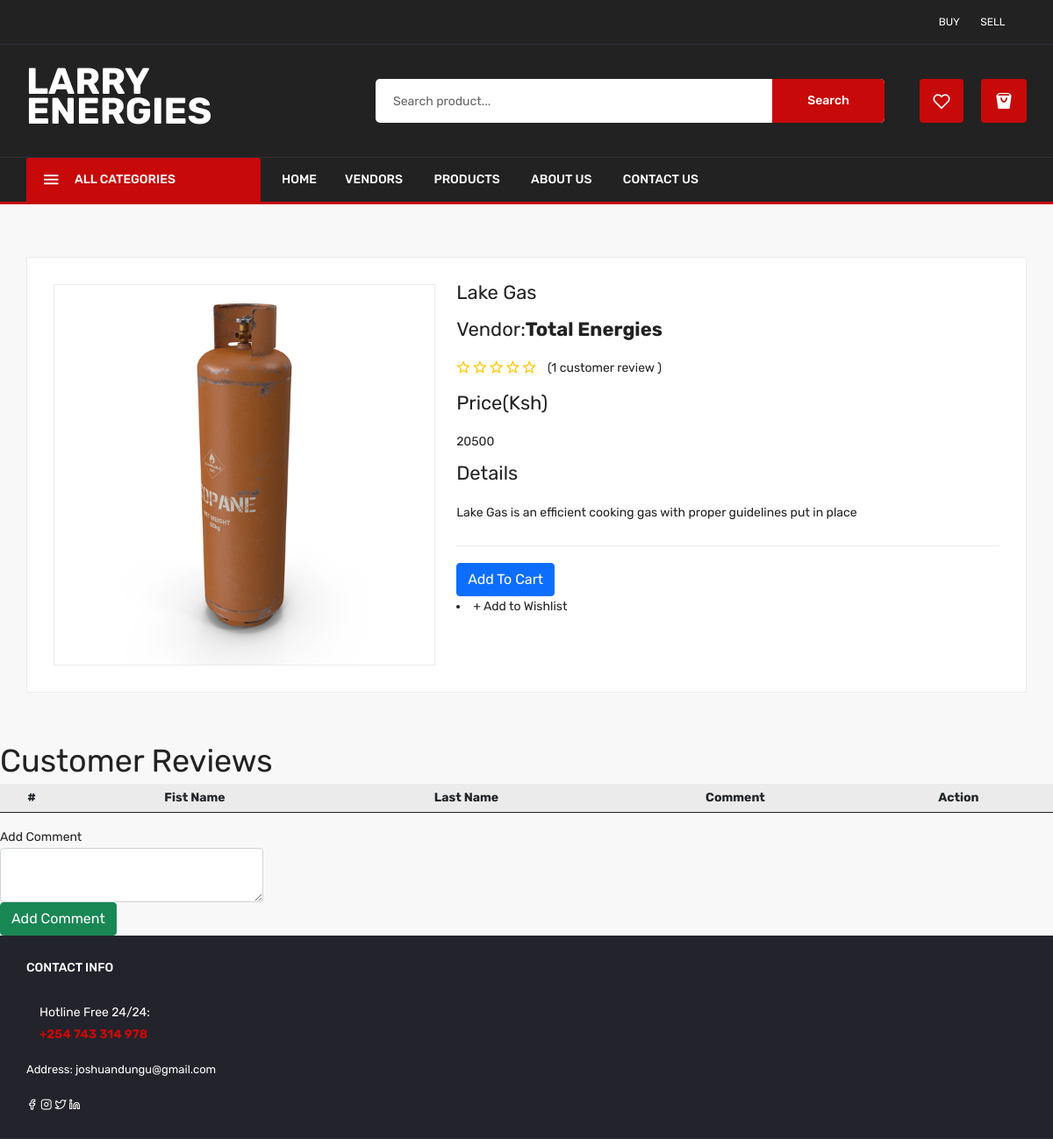
Screenshot of /product_details_v.php?idp01=1859783 with the database file from the repository.
### tables this page shows
CREATE TABLE `products` (
  `product_id` int(100) NOT NULL,
  `vendor_id` int(100) NOT NULL,
  `vendor_name` varchar(200) NOT NULL,
  `product_cat` varchar(100) NOT NULL,
  `product_brand` varchar(100) NOT NULL,
  `product_title` varchar(255) NOT NULL,
  `product_price` int(100) NOT NULL,
  `product_qty` int(11) NOT NULL,
  `product_desc` text NOT NULL,
  `product_image` text NOT NULL,
  `product_keywords` text NOT NULL,
  `gas_weight` text NOT NULL,
  `status` int(10) NOT NULL,
  `date_created` datetime NOT NULL DEFAULT '0000-00-00 00:00:00' ON UPDATE current_timestamp()
);

### product_details_v.php (the view, shortened to what this page needs)
<!doctype html>
<html class="no-js" lang="en">
<?php include 'includes/header.php'; ?>
<body>
    <?php
    include 'includes/header_area_menu.php';
    ?>
    <?php
    include "db/db.php";
    $id_p = $_GET['idp01'];
    $product_query2 = "SELECT * FROM products where product_id='$id_p' ";
    $run_query2 = mysqli_query($con, $product_query2);
    if (mysqli_num_rows($run_query2) > 0) {
        while ($row = mysqli_fetch_array($run_query2)) {
    ?>
    <div class="product_page_bg">
        <div class="container">
            <div class="product_details">
                <div class="row">
                    <div class="col-lg-5 col-md-6">
                        <div class="product-details-tab">
                            <div id="img-1" class="zoomWrapper single-zoom">
                                <a href="#">
                                    <img id="zoom1" src="seller/images/products/<?php echo $row['product_image'] ?>"
                                        data-zoom-image="seller/images/products/<?php echo $row['product_image'] ?>"
                                        alt="big-1">
                                </a>
                            </div>
                        </div>
                    </div>
                    <div class="col-lg-7 col-md-6">
                        <div class="product_d_right">
                            <form action="#">
                                <h3><a href="#"><?php echo $row['product_title']; ?></a></h3>
                                <h3>Vendor:<b><a
                                            href="vendor_details_v.php?idp01=<?php echo $row['vendor_id']; ?>"><?php echo $row['vendor_name']; ?></a></b>
                                </h3>
                                <div class="product_rating">
                                    <ul>
                                        <li><a href="#"><i class="ion-android-star-outline"></i></a></li>
                                        <li><a href="#"><i class="ion-android-star-outline"></i></a></li>
                                        <li><a href="#"><i class="ion-android-star-outline"></i></a></li>
                                        <li><a href="#"><i class="ion-android-star-outline"></i></a></li>
                                        <li><a href="#"><i class="ion-android-star-outline"></i></a></li>
                                        <li class="review"><a href="#">(1 customer review )</a></li>
                                    </ul>
                                </div>
                                <div class="price_box">
                                    <h3>Price(Ksh)</h3>
                                    <span class="price"><?php echo $row['product_price'];  ?></span>
                                </div>
                                <div class="product_desc">
                                    <h3>Details</h3>
                                    <p><?php echo $row['product_desc']; ?></p>
                                </div>
                                <?php if ($row['status'] == '1') {
                                        ?>
                                <button id="product" class="btn btn-primary">
                                    <a href="action.php?proId=<?php echo $row['product_id']; ?>">Add To
                                        Cart
                                    </a>
                                </button>
                                <li><a class="wishlist"
                                        href="customer/wishlist_add.php?proid=<?php echo $row['product_id']; ?>"
                                        title="Add to wishlist">+ Add to Wishlist</a>
                                </li>
                                <?php } ?>
                        </div>
                    </div>
                </div>
            </div>
        </div>
        <?php }
    } ?>
        <h2>Customer Reviews</h2>
        <div class="table-responsive">
            <table class="table table-striped table-sm">
                <thead>
                    <tr>
                        <th>#</th>
                        <th> Fist Name</th>
                        <th>Last Name</th>
                        <th>Comment</th>
                        <th>Action</th>
                    </tr>
                </thead>
            </table>
            <form action="customer/customer_login.php" method="post">
                <label for="comment">Add Comment</label>
                <textarea type="text" style="width: 300px;" id="comment" class="form-control" name="comment"></textarea>
                <button type="submit" class="btn btn-success" value="submit" aria-placeholder="Add Comment">Add
                    Comment</button>
            </form>
        </div>
        <?php
        include 'includes/footer.php';
        ?>
</body>
</html>

### rows the page displays
products: product_image (picture), product_title "Lake Gas", vendor_name "Total Energies", product_price "20500", product_desc "Lake Gas is an efficient cooking gas with proper guidelines put in place"
